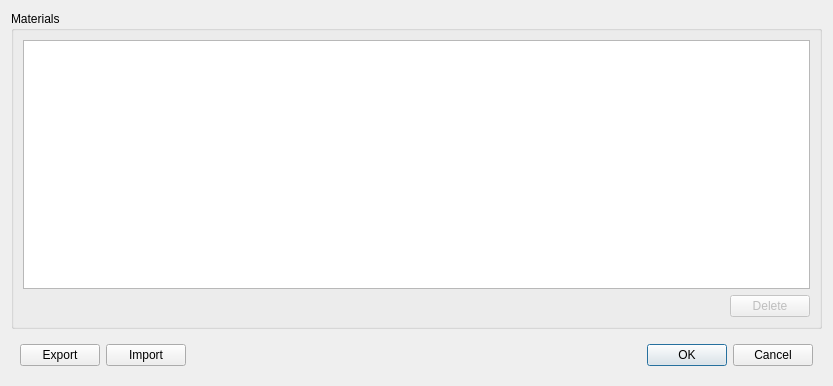
<?xml version="1.0" encoding="UTF-8"?>
<ui version="4.0">
 <class>MaterialDatabaseDialog</class>
 <widget class="QDialog" name="MaterialDatabaseDialog">
  <property name="geometry">
   <rect>
    <x>0</x>
    <y>0</y>
    <width>833</width>
    <height>386</height>
   </rect>
  </property>
  <property name="sizePolicy">
   <sizepolicy hsizetype="Preferred" vsizetype="Expanding">
    <horstretch>0</horstretch>
    <verstretch>0</verstretch>
   </sizepolicy>
  </property>
  <property name="windowTitle">
   <string>Material Database</string>
  </property>
  <layout class="QVBoxLayout" name="verticalLayout">
   <item>
    <widget class="QGroupBox" name="widget_3">
     <property name="sizePolicy">
      <sizepolicy hsizetype="Preferred" vsizetype="Expanding">
       <horstretch>0</horstretch>
       <verstretch>0</verstretch>
      </sizepolicy>
     </property>
     <property name="title">
      <string>Materials</string>
     </property>
     <layout class="QVBoxLayout" name="verticalLayout_2">
      <item>
       <widget class="QTreeWidget" name="list">
        <property name="sizePolicy">
         <sizepolicy hsizetype="Expanding" vsizetype="Expanding">
          <horstretch>0</horstretch>
          <verstretch>0</verstretch>
         </sizepolicy>
        </property>
        <property name="contextMenuPolicy">
         <enum>Qt::ContextMenuPolicy::CustomContextMenu</enum>
        </property>
        <property name="verticalScrollBarPolicy">
         <enum>Qt::ScrollBarPolicy::ScrollBarAsNeeded</enum>
        </property>
        <property name="horizontalScrollBarPolicy">
         <enum>Qt::ScrollBarPolicy::ScrollBarAsNeeded</enum>
        </property>
        <property name="autoScroll">
         <bool>false</bool>
        </property>
        <property name="selectionMode">
         <enum>QAbstractItemView::SelectionMode::ExtendedSelection</enum>
        </property>
        <property name="columnCount">
         <number>0</number>
        </property>
       </widget>
      </item>
      <item>
       <widget class="QWidget" name="widget_2" native="true">
        <layout class="QHBoxLayout" name="horizontalLayout_2">
         <property name="topMargin">
          <number>0</number>
         </property>
         <property name="rightMargin">
          <number>0</number>
         </property>
         <property name="bottomMargin">
          <number>0</number>
         </property>
         <item>
          <spacer name="horizontalSpacer_2">
           <property name="orientation">
            <enum>Qt::Orientation::Horizontal</enum>
           </property>
           <property name="sizeHint" stdset="0">
            <size>
             <width>0</width>
             <height>20</height>
            </size>
           </property>
          </spacer>
         </item>
         <item>
          <widget class="QPushButton" name="delete_">
           <property name="enabled">
            <bool>false</bool>
           </property>
           <property name="text">
            <string>Delete</string>
           </property>
          </widget>
         </item>
        </layout>
       </widget>
      </item>
     </layout>
    </widget>
   </item>
   <item>
    <widget class="QWidget" name="widget" native="true">
     <layout class="QHBoxLayout" name="horizontalLayout_3">
      <item>
       <widget class="QPushButton" name="export_">
        <property name="text">
         <string>Export</string>
        </property>
       </widget>
      </item>
      <item>
       <widget class="QPushButton" name="import_">
        <property name="text">
         <string>Import</string>
        </property>
       </widget>
      </item>
      <item>
       <spacer name="horizontalSpacer">
        <property name="orientation">
         <enum>Qt::Orientation::Horizontal</enum>
        </property>
        <property name="sizeHint" stdset="0">
         <size>
          <width>208</width>
          <height>20</height>
         </size>
        </property>
       </spacer>
      </item>
      <item>
       <widget class="QPushButton" name="ok">
        <property name="text">
         <string>OK</string>
        </property>
        <property name="default">
         <bool>true</bool>
        </property>
       </widget>
      </item>
      <item>
       <widget class="QPushButton" name="cancel">
        <property name="text">
         <string>Cancel</string>
        </property>
       </widget>
      </item>
     </layout>
    </widget>
   </item>
  </layout>
 </widget>
 <resources/>
 <connections>
  <connection>
   <sender>cancel</sender>
   <signal>clicked()</signal>
   <receiver>MaterialDatabaseDialog</receiver>
   <slot>reject()</slot>
   <hints>
    <hint type="sourcelabel">
     <x>344</x>
     <y>269</y>
    </hint>
    <hint type="destinationlabel">
     <x>199</x>
     <y>149</y>
    </hint>
   </hints>
  </connection>
 </connections>
</ui>
